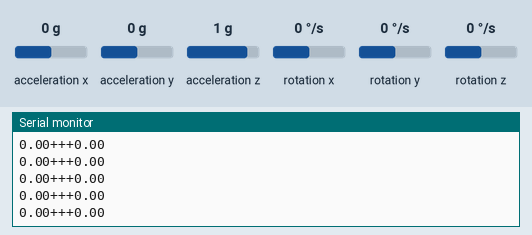
Recording of a sketch running on a simulated Arduino Uno, built with avr-gcc and run on an emulated ATmega328P. On the bench: the last lines printed to the serial monitor. Wiring (inferred from the names in the program): MPU-6050 motion sensor at I2C address 0x68. Inputs (shaded band) come from the test bench; at power-on: acceleration z 1 g, acceleration x 0 g, acceleration y 0 g, rotation x 0 °/s, rotation y 0 °/s, rotation z 0 °/s.

Above: at 1.2 s.
1.3 s: acceleration z set to 0 g
At 1.58 s:
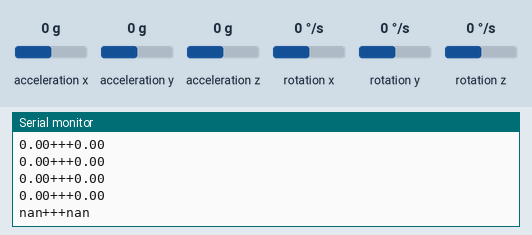
3.3 s: acceleration x set to -1.4 g
At 3.4 s:
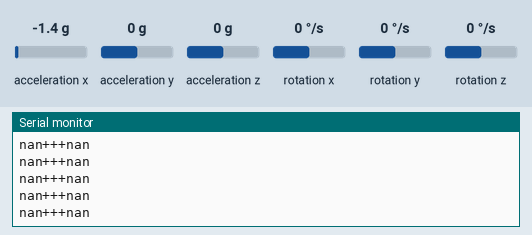
4.8 s: acceleration y set to -1.4 g
At 4.82 s:
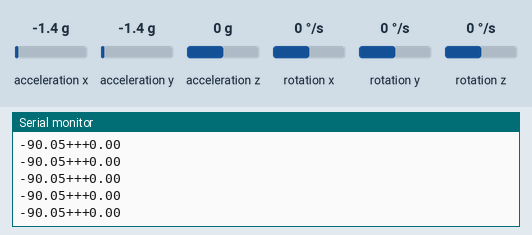
Timing chart, 0 to 7.8 s (numbered marks = the images above; inputs shaded):
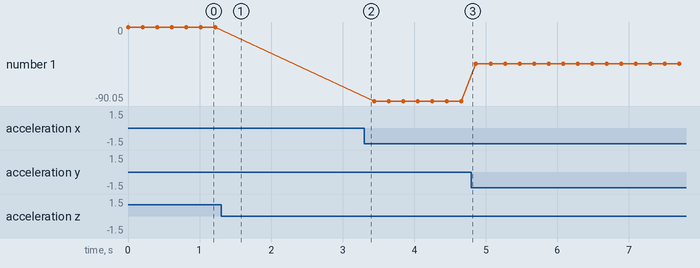

Measured:
- after the input at 1.3 s, the serial monitor: prints a new line after 0.12 s (image 1)
- plotted number 1: 0 → -90.05 after the input at 3.3 s, -90.05 → -45.02 after the input at 4.8 s

The sketch:

Gyroscope_V2.ino
```cpp
#include<Wire.h>
const int MPU=0x68; //I2C address of the MPU-6050
int16_t AcX,AcY,AcZ,Tmp,GyX,GyY,GyZ; //16-bit integers
int AcXcal,AcYcal,AcZcal,GyXcal,GyYcal,GyZcal,tcal; //calibration variables
double t,tx,tf,pitch,roll;

void setup()
{
    Wire.begin(); //initiate wire library and I2C
    Wire.beginTransmission(MPU); //begin transmission to I2C slave device
    Wire.write(0x6B); // PWR_MGMT_1 register
    Wire.write(0); // set to zero (wakes up the MPU-6050)
    Wire.endTransmission(true); //ends transmission to I2C slave device
    Serial.begin(9600); //serial communication at 9600 bauds
}

void loop()
{
    Wire.beginTransmission(MPU); //begin transmission to I2C slave device
    Wire.write(0x3B); // starting with register 0x3B (ACCEL_XOUT_H)
    Wire.endTransmission(false); //restarts transmission to I2C slave device
    Wire.requestFrom(MPU,14,true); //request 14 registers in total

    //Acceleration data correction
    AcXcal = -950;
    AcYcal = -300;
    AcZcal = 0;

    //Temperature correction
    tcal = -1600;

    //Gyro correction
    GyXcal = 480;
    GyYcal = 170;
    GyZcal = 210;


    //read accelerometer data
    AcX=Wire.read()<<8|Wire.read(); // 0x3B (ACCEL_XOUT_H) 0x3C (ACCEL_XOUT_L)
    AcY=Wire.read()<<8|Wire.read(); // 0x3D (ACCEL_YOUT_H) 0x3E (ACCEL_YOUT_L)
    AcZ=Wire.read()<<8|Wire.read(); // 0x3F (ACCEL_ZOUT_H) 0x40 (ACCEL_ZOUT_L)

    //read temperature data
    Tmp=Wire.read()<<8|Wire.read(); // 0x41 (TEMP_OUT_H) 0x42 (TEMP_OUT_L)

    //read gyroscope data
    GyX=Wire.read()<<8|Wire.read(); // 0x43 (GYRO_XOUT_H) 0x44 (GYRO_XOUT_L)
    GyY=Wire.read()<<8|Wire.read(); // 0x45 (GYRO_YOUT_H) 0x46 (GYRO_YOUT_L)
    GyZ=Wire.read()<<8|Wire.read(); // 0x47 (GYRO_ZOUT_H) 0x48 (GYRO_ZOUT_L)

    //get pitch/roll
    getAngle(AcX,AcY,AcZ);

    //printing values to serial port
    Serial.print(pitch);
    Serial.print("+++");
    Serial.println(roll);

    delay(200);
}

//function to convert accelerometer values into pitch and roll
void getAngle(int Ax,int Ay,int Az)
{
    double x = Ax;
    double y = Ay;
    double z = Az;

    pitch = atan(x/sqrt((y*y) + (z*z))); //pitch calculation
    roll = atan(y/sqrt((x*x) + (z*z))); //roll calculation

    //converting radians into degrees
    pitch = pitch * (180.0/3.14);
    roll = roll * (180.0/3.14) ;
}
```
